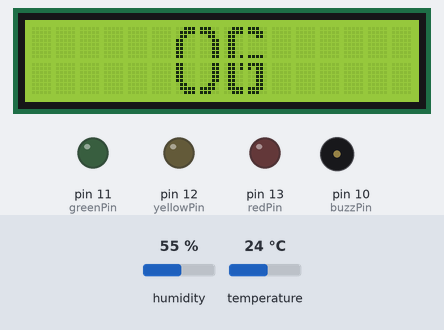
The sketch below on a simulated Arduino Uno, built with avr-gcc and run on an emulated ATmega328P. Parts: 16×2 character LCD, output pins drawn as LEDs (lit = HIGH), buzzer (waves = sounding, pin HIGH). The inputs (shaded band) are chosen by the test bench; at power-on: humidity 55 %, temperature 24 °C. The local clock reads 2024-03-15 10:24:30 at power-on unless the sketch sets it; what the sketch prints to the serial monitor is not drawn.

Above: at 0.1 s.
At 11.2 s:
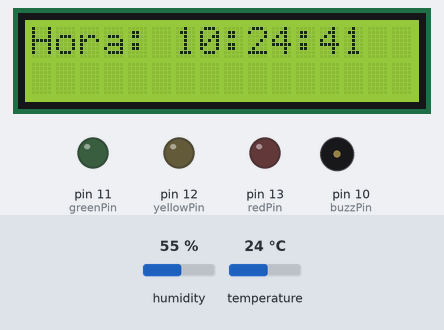
At 23.3 s:
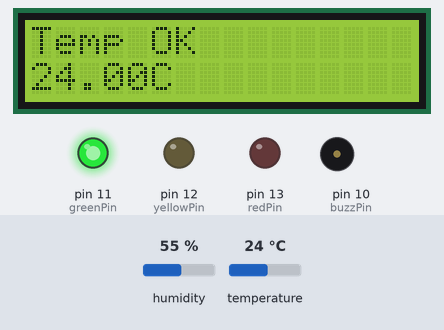
At 38.4 s:
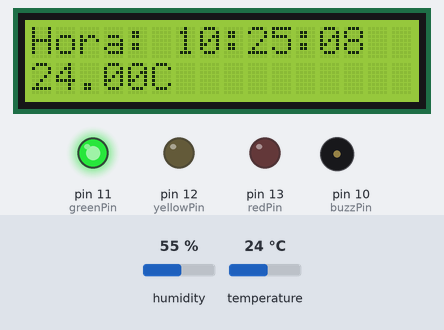
Timing chart, 0 to 39.9 s (numbered marks = the images above):
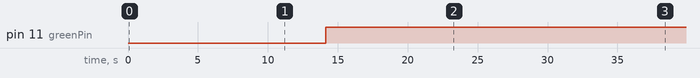

Measured:
- by itself, pin 11 (greenPin): LOW → HIGH at 14.1 s
- what the display in image 1 shows lasts 3.0 s, from 11.1 s to 14.1 s
- what the display in image 2 shows lasts 6.1 s, from 23.2 s to 29.3 s

The sketch:

code.ino
```cpp
#include <LiquidCrystal.h>
#include <dht.h>
#include <Wire.h>
#include <RTClib.h>

// Pinos do LCD
LiquidCrystal lcd(7, 6, 5, 4, 3, 2);

// Sensor DHT22
#define DHTPIN 9
#define DHTTYPE DHT22
dht my_dht;

// RTC DS1307
RTC_DS1307 rtc;

// Pinos dos LEDs e Buzzer
int redPin = 13;
int yellowPin = 12;
int greenPin = 11;
int buzzPin = 10;
bool emAlerta = false;
float temperatura = 0;

byte cima4[8] = { B11100, B11110, B00110, B00000, B00000, B00000, B00000, B11110 };
byte cima1[8] = { B00111, B01111, B01100, B11000, B11000, B11000, B11000, B11000 };
byte cima2[8] = { B11100, B11110, B00110, B00011, B00011, B00011, B00011, B00011 };
byte cima3[8] = { B00111, B01111, B01100, B01100, B01100, B01100, B01100, B01101 };
byte baixo1[8] = { B11000, B11000, B11000, B11000, B11000, B01100, B01111, B00111 };
byte baixo2[8] = { B00011, B00011, B00011, B00011, B00011, B00110, B11110, B11100 };
byte baixo3[8] = { B01101, B01101, B01100, B01100, B01100, B01100, B01111, B00111 };
byte baixo4[8] = { B11110, B10110, B00110, B00110, B00110, B00110, B11110, B11100 };

void aparecerLogo() {
  lcd.createChar(1, cima1);
  lcd.setCursor(6, 0);
  lcd.write(byte(1));
  lcd.createChar(2, cima2);
  lcd.setCursor(7, 0);
  lcd.write(byte(2));
  lcd.createChar(3, cima3);
  lcd.setCursor(8, 0);
  lcd.write(byte(3));
  lcd.createChar(4, cima4);
  lcd.setCursor(9, 0);
  lcd.write(byte(4));
  lcd.createChar(5, baixo1);
  lcd.setCursor(6, 1);
  lcd.write(byte(5));
  lcd.createChar(6, baixo2);
  lcd.setCursor(7, 1);
  lcd.write(byte(6));
  lcd.createChar(7, baixo3);
  lcd.setCursor(8, 1);
  lcd.write(byte(7));
  lcd.createChar(0, baixo4);
  lcd.setCursor(9, 1);
  lcd.write(byte(0));
  delay(4000);
  lcd.clear();
  lcd.setCursor(3,0);
  lcd.print("Oceans");
  lcd.setCursor(4,1);
  lcd.print("Guard");
  delay(2000);
  lcd.clear();
}

void setup() {
  lcd.begin(16, 2);
  aparecerLogo();
  pinMode(redPin, OUTPUT);
  pinMode(yellowPin, OUTPUT);
  pinMode(greenPin, OUTPUT);
  pinMode(buzzPin, OUTPUT);
  Serial.begin(9600);

  // Inicia o RTC
  if (!rtc.begin()) {
    Serial.println("RTC não encontrado!");
    while (1);
  }

  if (!rtc.isrunning()) {
    Serial.println("RTC não está funcionando, ajustando a hora...");
    rtc.adjust(DateTime(F(__DATE__), F(__TIME__)));
  }
}

void loop() {
  float mediaTemp = 0;

  for(int i = 0; i < 10; i++) {
    my_dht.read22(DHTPIN);
    temperatura = my_dht.temperature;
    mediaTemp += temperatura;
    delay(500);
  }

  temperatura = mediaTemp / 10;

  DateTime now = rtc.now();

  Serial.print("Data/Hora: ");
  Serial.print(now.year(), DEC);
  Serial.print('/');
  Serial.print(now.month(), DEC);
  Serial.print('/');
  Serial.print(now.day(), DEC);
  Serial.print(" ");
  Serial.print(now.hour(), DEC);
  Serial.print(':');
  Serial.print(now.minute(), DEC);
  Serial.print(':');
  Serial.print(now.second(), DEC);
  Serial.print(" | Temperatura: ");
 Serial.print(temperatura);
Serial.println("°C");

// Exibe a hora e a temperatura no LCD
lcd.setCursor(0, 0);
lcd.print("Hora: ");
lcd.print(now.hour());
lcd.print(':');
if (now.minute() < 10) lcd.print('0');
lcd.print(now.minute());
lcd.print(':');
if (now.second() < 10) lcd.print('0');
lcd.print(now.second());

delay(3000);
lcd.clear();

lcd.setCursor(0, 1);
lcd.print("Temp: ");
lcd.print(temperatura);
lcd.print((char)223); // Símbolo de grau
lcd.print("C");

if (temperatura > 30) {
  digitalWrite(buzzPin, HIGH);
  digitalWrite(redPin, HIGH);
  digitalWrite(yellowPin, LOW);
  digitalWrite(greenPin, LOW);
  emAlerta = true;
  tone(buzzPin, 700, 1000);

  lcd.clear();
  lcd.print("Temp Alta!");
  lcd.setCursor(0,1);
  lcd.print(temperatura);
  lcd.print("C");
} else if (temperatura >= 20 && temperatura <= 30) {
  digitalWrite(buzzPin, LOW);
  digitalWrite(redPin, LOW);
  digitalWrite(yellowPin, LOW);
  digitalWrite(greenPin, HIGH);

  lcd.clear();
  lcd.print("Temp OK");
  lcd.setCursor(0,1);
  lcd.print(temperatura);
  lcd.print("C");
} else {
  digitalWrite(buzzPin, HIGH);
  digitalWrite(redPin, LOW);
  digitalWrite(yellowPin, HIGH);
  digitalWrite(greenPin, LOW);
  emAlerta = true;
  tone(buzzPin, 1000, 700);

  lcd.clear();
  lcd.print("Temp Baixa! ");
  lcd.setCursor(0,1);
  lcd.print(temperatura);
  lcd.print("C");
}

delay(1000);
}
```
